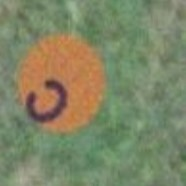
#> input picture trial1.jpg, 186 x 186 px
$ python python2.py
#> lines starting #> are read from the running program, lines starting #| are printed output that depends on the picture; after the words box and inside, x2 and y2 are one past the last pixel; in counts of white or black regions, pixels touching at a corner belong together
import cv2 as cv
import numpy as np
import matplotlib.pyplot as plt

# Reading the Image
img1 = cv.imread('trial1.jpg')
#> img1 is the input picture: shape (186, 186, 3); mean B, G, R 102.1, 133.9, 127.6
cv.imshow('Original Image 1',img1)
img2 = cv.imread('trial2.jpg')
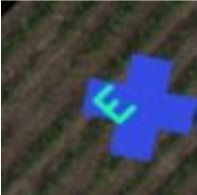
#> input picture trial2.jpg, 197 x 195 px
#> img2 is the input picture: shape (195, 197, 3); mean B, G, R 79.4, 66.3, 61.8
cv.imshow('Original Image 2',img2)

# Converting BGR to grayscale
gray1 = cv.cvtColor(img1, cv.COLOR_BGR2GRAY)
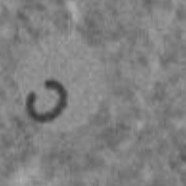
#> gray1: shape (186, 186); min 54, max 174, mean 128.4
gray2 = cv.cvtColor(img2, cv.COLOR_BGR2GRAY)
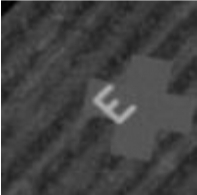
#> gray2: shape (195, 197); min 1, max 255, mean 66.4
#cv.imshow('Gray1', gray1)
#cv.imshow('Gray2', gray2)

blur1 = cv.GaussianBlur(gray1, (7,7), cv.BORDER_DEFAULT)
blur2 = cv.GaussianBlur(gray2, (3,3), cv.BORDER_DEFAULT)
#cv.imshow('Blur1', blur1)
#cv.imshow('Blur2', blur2)

#converting to binary (Only black and white)
ret,thresh1 = cv.threshold(blur1,100,155,cv.THRESH_BINARY)
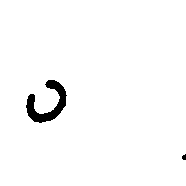
#> thresh1: shape (186, 186); values 0 (black) and 155 (white), 98% white; 2 black regions (1 under 20 px), largest, box (x1, y1, x2, y2) and area: (26, 80, 67, 123) 687
cv.imshow('Output Image 1',thresh1)
ret,thresh2 = cv.threshold(blur2,150,255,cv.THRESH_BINARY)
#> thresh2: shape (195, 197); 0.78% white; 1 white region, box (x1, y1, x2, y2) and area: (95, 86, 134, 122) 301
cv.imshow('Output Image 2',thresh2)

# Edge Cascade
canny1 = cv.Canny(blur1, 130, 130)
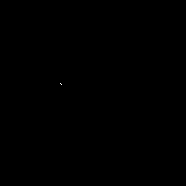
#> canny1: shape (186, 186); 0.01% white in thin lines or dots, all inside (x1, y1, x2, y2) = (60, 83, 62, 85)
#cv.imshow('Canny Edges 1', canny1)
canny2 = cv.Canny(blur2, 150, 150)
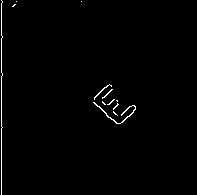
#> canny2: shape (195, 197); 1% white in thin lines or dots, all inside (x1, y1, x2, y2) = (1, 0, 136, 195)
#cv.imshow('Canny Edges 2', canny2)

# Dilation (thickenning the boreders)
dilated1 = cv.dilate(canny1, (3,3), iterations=7)
#> dilated1: shape (186, 186); 0.05% white in thin lines or dots, all inside (x1, y1, x2, y2) = (60, 83, 62, 92)
#cv.imshow('Dilated 1', dilated1)
dilated2 = cv.dilate(canny2, (7,7), iterations=3)
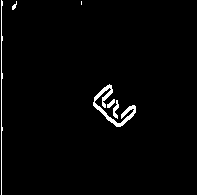
#> dilated2: shape (195, 197); 2% white in thin lines or dots, all inside (x1, y1, x2, y2) = (1, 0, 136, 195)
#cv.imshow('Dilated 2', dilated2)

cv.waitKey(0)
cv.destroyAllWindows()

# Viewing using matplotlib
plt.imshow(thresh1,cmap='grey')
plt.show()
plt.imshow(thresh2,cmap='grey')
plt.show()
